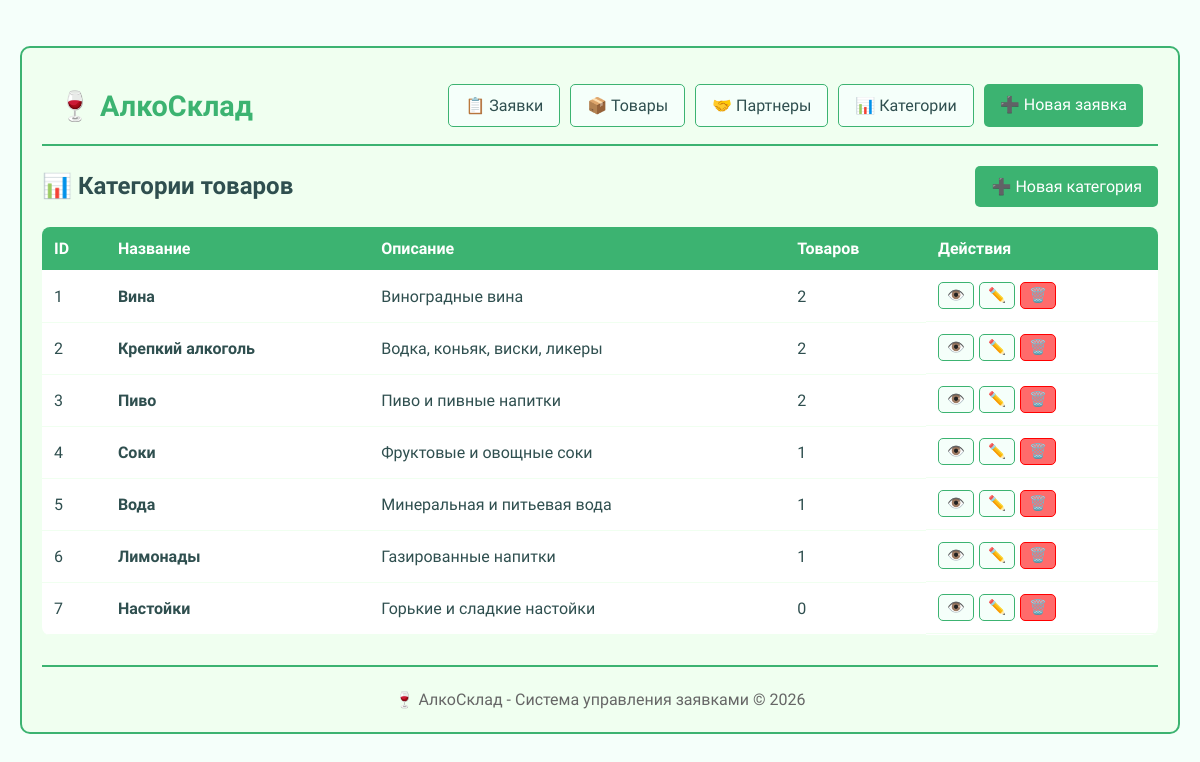
The page /categories on the database its author committed.
### app.py (models this page shows, shortened)
class ProductCategory(db.Model):
    __tablename__ = 'product_categories'
    __table_args__ = {'extend_existing': True}
    id = db.Column(db.Integer, primary_key=True)
    name = db.Column(db.String(255), nullable=False, unique=True)
    description = db.Column(db.Text)
    products = db.relationship('Product', backref='category', lazy=True)

### app.py (the view)
@app.route('/categories')
def categories():
    categories = ProductCategory.query.all()
    return render_template('categories.html', categories=categories)

### templates/categories.html (shortened to what this page needs)
﻿{% extends "base.html" %}
{% block content %}
<div class="page-header">
    <h2>📊 Категории товаров</h2>
    <a href="{{ url_for('new_category') }}" class="btn btn-primary">➕ Новая категория</a>
</div>
<table>
    <thead>
        <tr>
            <th>ID</th>
            <th>Название</th>
            <th>Описание</th>
            <th>Товаров</th>
            <th>Действия</th>
        </tr>
    </thead>
    <tbody>
        {% for category in categories %}
        <tr>
            <td>{{ category.id }}</td>
            <td><strong>{{ category.name }}</strong></td>
            <td>{{ category.description or '—' }}</td>
            <td>{{ category.products|length }}</td>
            <td class="actions">
                <a href="{{ url_for('category_detail', id=category.id) }}" class="btn btn-small" title="Просмотр">👁️</a>
                <a href="{{ url_for('edit_category', id=category.id) }}" class="btn btn-small" title="Редактировать">✏️</a>
                <a href="{{ url_for('delete_category', id=category.id) }}" class="btn btn-small btn-delete" onclick="return confirm('Удалить категорию {{ category.name }}?')" title="Удалить">🗑️</a>
            </td>
        </tr>
        {% endfor %}
    </tbody>
</table>
{% endblock %}

### static/css/style.css (style rules this page uses)
body { background-color: #F5FFFA; padding: 20px; color: #2F4F4F; line-height: 1.6; }
.btn { background-color: #F5FFFA; color: #2F4F4F; padding: 8px 16px; text-decoration: none; border: 1px solid #3CB371; border-radius: 5px; transition: all 0.3s; display: inline-block; }
.btn-primary { background-color: #3CB371; color: white; border: none; }
.btn-delete { background-color: #ff6b6b; border-color: #ff0000; color: white; }
.btn-small { padding: 4px 8px; font-size: 0.9em; }
table { width: 100%; border-collapse: collapse; margin: 20px 0; background-color: white; border-radius: 8px; overflow: hidden; }
th { background-color: #3CB371; color: white; padding: 12px; text-align: left; }
td { padding: 12px; border-bottom: 1px solid #F0FFF0; }
.actions { display: flex; gap: 5px; }
.page-header { display: flex; justify-content: space-between; align-items: center; margin-bottom: 20px; flex-wrap: wrap; gap: 10px; }

### templates/base.html (style rules this page uses)
body { font-family: 'Corbel', 'Segoe UI', Tahoma, Geneva, Verdana, sans-serif; }

### rows shown on the page
ProductCategory: id "1", name "Вина", description "Виноградные вина", products|length "2"
ProductCategory: id "2", name "Крепкий алкоголь", description "Водка, коньяк, виски, ликеры", products|length "2"
ProductCategory: id "3", name "Пиво", description "Пиво и пивные напитки", products|length "2"
ProductCategory: id "4", name "Соки", description "Фруктовые и овощные соки", products|length "1"
ProductCategory: id "5", name "Вода", description "Минеральная и питьевая вода", products|length "1"
ProductCategory: id "6", name "Лимонады", description "Газированные напитки", products|length "1"
ProductCategory: id "7", name "Настойки", description "Горькие и сладкие настойки", products|length "0"
